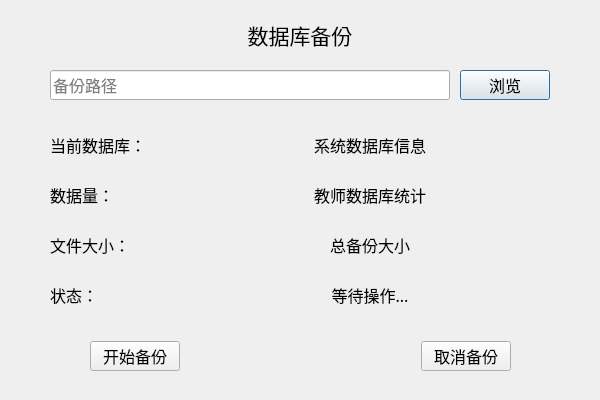
<?xml version="1.0" encoding="UTF-8"?>
<ui version="4.0">
 <class>BackupDialog</class>
 <widget class="QDialog" name="BackupDialog">
  <property name="geometry">
   <rect>
    <x>0</x>
    <y>0</y>
    <width>600</width>
    <height>400</height>
   </rect>
  </property>
  <property name="minimumSize">
   <size>
    <width>520</width>
    <height>400</height>
   </size>
  </property>
  <property name="maximumSize">
   <size>
    <width>600</width>
    <height>400</height>
   </size>
  </property>
  <property name="font">
   <font>
    <family>宋体</family>
    <pointsize>12</pointsize>
   </font>
  </property>
  <property name="windowTitle">
   <string>Dialog</string>
  </property>
  <widget class="QLineEdit" name="lineEdit_backupPath">
   <property name="geometry">
    <rect>
     <x>50</x>
     <y>70</y>
     <width>400</width>
     <height>30</height>
    </rect>
   </property>
   <property name="minimumSize">
    <size>
     <width>400</width>
     <height>30</height>
    </size>
   </property>
   <property name="maximumSize">
    <size>
     <width>400</width>
     <height>30</height>
    </size>
   </property>
   <property name="font">
    <font>
     <family>宋体</family>
     <pointsize>12</pointsize>
    </font>
   </property>
   <property name="placeholderText">
    <string>备份路径</string>
   </property>
  </widget>
  <widget class="QPushButton" name="pushButton_selectFolder">
   <property name="geometry">
    <rect>
     <x>460</x>
     <y>70</y>
     <width>90</width>
     <height>30</height>
    </rect>
   </property>
   <property name="minimumSize">
    <size>
     <width>90</width>
     <height>30</height>
    </size>
   </property>
   <property name="maximumSize">
    <size>
     <width>90</width>
     <height>30</height>
    </size>
   </property>
   <property name="font">
    <font>
     <family>宋体</family>
     <pointsize>12</pointsize>
    </font>
   </property>
   <property name="text">
    <string>浏览</string>
   </property>
  </widget>
  <widget class="QLabel" name="label_systemDbInfo">
   <property name="geometry">
    <rect>
     <x>190</x>
     <y>130</y>
     <width>360</width>
     <height>30</height>
    </rect>
   </property>
   <property name="minimumSize">
    <size>
     <width>360</width>
     <height>30</height>
    </size>
   </property>
   <property name="maximumSize">
    <size>
     <width>360</width>
     <height>30</height>
    </size>
   </property>
   <property name="text">
    <string>系统数据库信息</string>
   </property>
   <property name="alignment">
    <set>Qt::AlignmentFlag::AlignCenter</set>
   </property>
  </widget>
  <widget class="QLabel" name="label_teacherDbInfo">
   <property name="geometry">
    <rect>
     <x>190</x>
     <y>180</y>
     <width>360</width>
     <height>30</height>
    </rect>
   </property>
   <property name="minimumSize">
    <size>
     <width>360</width>
     <height>30</height>
    </size>
   </property>
   <property name="maximumSize">
    <size>
     <width>360</width>
     <height>30</height>
    </size>
   </property>
   <property name="text">
    <string>教师数据库统计</string>
   </property>
   <property name="alignment">
    <set>Qt::AlignmentFlag::AlignCenter</set>
   </property>
  </widget>
  <widget class="QLabel" name="label_totalSize">
   <property name="geometry">
    <rect>
     <x>190</x>
     <y>230</y>
     <width>360</width>
     <height>30</height>
    </rect>
   </property>
   <property name="minimumSize">
    <size>
     <width>360</width>
     <height>30</height>
    </size>
   </property>
   <property name="maximumSize">
    <size>
     <width>360</width>
     <height>30</height>
    </size>
   </property>
   <property name="text">
    <string>总备份大小</string>
   </property>
   <property name="alignment">
    <set>Qt::AlignmentFlag::AlignCenter</set>
   </property>
  </widget>
  <widget class="QLabel" name="label_status">
   <property name="geometry">
    <rect>
     <x>190</x>
     <y>280</y>
     <width>360</width>
     <height>30</height>
    </rect>
   </property>
   <property name="minimumSize">
    <size>
     <width>360</width>
     <height>30</height>
    </size>
   </property>
   <property name="maximumSize">
    <size>
     <width>360</width>
     <height>30</height>
    </size>
   </property>
   <property name="text">
    <string>等待操作...</string>
   </property>
   <property name="alignment">
    <set>Qt::AlignmentFlag::AlignCenter</set>
   </property>
  </widget>
  <widget class="QLabel" name="label_5">
   <property name="geometry">
    <rect>
     <x>50</x>
     <y>130</y>
     <width>120</width>
     <height>30</height>
    </rect>
   </property>
   <property name="minimumSize">
    <size>
     <width>120</width>
     <height>30</height>
    </size>
   </property>
   <property name="maximumSize">
    <size>
     <width>120</width>
     <height>30</height>
    </size>
   </property>
   <property name="text">
    <string>当前数据库：</string>
   </property>
  </widget>
  <widget class="QLabel" name="label_6">
   <property name="geometry">
    <rect>
     <x>50</x>
     <y>180</y>
     <width>120</width>
     <height>30</height>
    </rect>
   </property>
   <property name="minimumSize">
    <size>
     <width>120</width>
     <height>30</height>
    </size>
   </property>
   <property name="maximumSize">
    <size>
     <width>120</width>
     <height>30</height>
    </size>
   </property>
   <property name="text">
    <string>数据量：</string>
   </property>
  </widget>
  <widget class="QLabel" name="label_7">
   <property name="geometry">
    <rect>
     <x>50</x>
     <y>230</y>
     <width>120</width>
     <height>30</height>
    </rect>
   </property>
   <property name="minimumSize">
    <size>
     <width>120</width>
     <height>30</height>
    </size>
   </property>
   <property name="maximumSize">
    <size>
     <width>120</width>
     <height>30</height>
    </size>
   </property>
   <property name="text">
    <string>文件大小：</string>
   </property>
  </widget>
  <widget class="QLabel" name="label_8">
   <property name="geometry">
    <rect>
     <x>50</x>
     <y>280</y>
     <width>120</width>
     <height>30</height>
    </rect>
   </property>
   <property name="minimumSize">
    <size>
     <width>120</width>
     <height>30</height>
    </size>
   </property>
   <property name="maximumSize">
    <size>
     <width>120</width>
     <height>30</height>
    </size>
   </property>
   <property name="text">
    <string>状态：</string>
   </property>
  </widget>
  <widget class="QLabel" name="label_systemDbInfo_2">
   <property name="geometry">
    <rect>
     <x>150</x>
     <y>20</y>
     <width>300</width>
     <height>30</height>
    </rect>
   </property>
   <property name="minimumSize">
    <size>
     <width>300</width>
     <height>30</height>
    </size>
   </property>
   <property name="maximumSize">
    <size>
     <width>300</width>
     <height>30</height>
    </size>
   </property>
   <property name="font">
    <font>
     <family>宋体</family>
     <pointsize>16</pointsize>
    </font>
   </property>
   <property name="text">
    <string>数据库备份</string>
   </property>
   <property name="alignment">
    <set>Qt::AlignmentFlag::AlignCenter</set>
   </property>
  </widget>
  <widget class="QWidget" name="layoutWidget">
   <property name="geometry">
    <rect>
     <x>90</x>
     <y>340</y>
     <width>421</width>
     <height>32</height>
    </rect>
   </property>
   <layout class="QHBoxLayout" name="horizontalLayout">
    <item>
     <widget class="QPushButton" name="pushButton_startBackup">
      <property name="minimumSize">
       <size>
        <width>90</width>
        <height>30</height>
       </size>
      </property>
      <property name="maximumSize">
       <size>
        <width>90</width>
        <height>30</height>
       </size>
      </property>
      <property name="font">
       <font>
        <family>宋体</family>
        <pointsize>12</pointsize>
       </font>
      </property>
      <property name="text">
       <string>开始备份</string>
      </property>
     </widget>
    </item>
    <item>
     <spacer name="horizontalSpacer">
      <property name="orientation">
       <enum>Qt::Orientation::Horizontal</enum>
      </property>
      <property name="sizeHint" stdset="0">
       <size>
        <width>40</width>
        <height>20</height>
       </size>
      </property>
     </spacer>
    </item>
    <item>
     <widget class="QPushButton" name="pushButton_cancel">
      <property name="minimumSize">
       <size>
        <width>90</width>
        <height>30</height>
       </size>
      </property>
      <property name="maximumSize">
       <size>
        <width>90</width>
        <height>30</height>
       </size>
      </property>
      <property name="font">
       <font>
        <family>宋体</family>
        <pointsize>12</pointsize>
       </font>
      </property>
      <property name="text">
       <string>取消备份</string>
      </property>
     </widget>
    </item>
   </layout>
  </widget>
 </widget>
 <resources/>
 <connections/>
</ui>
